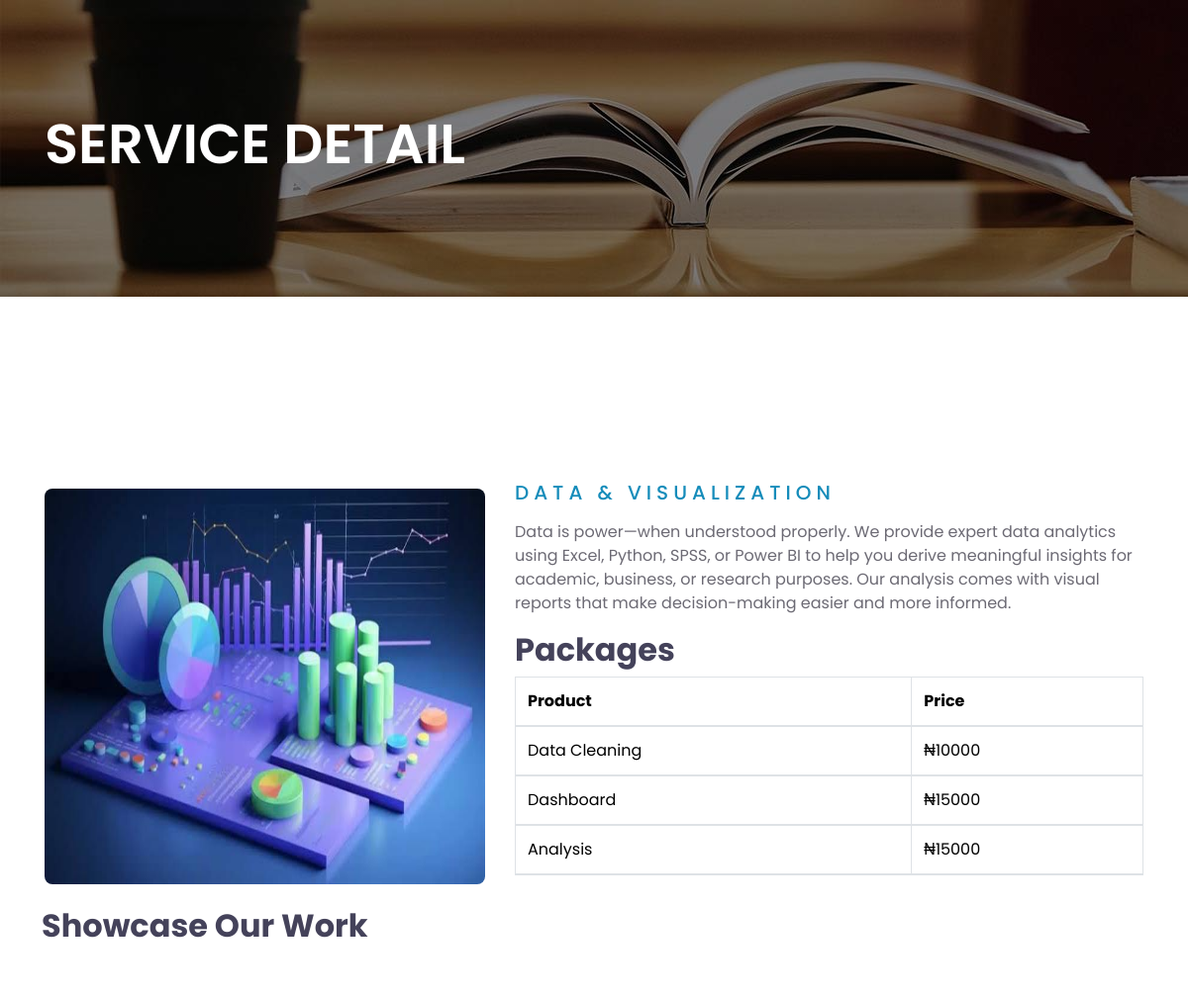
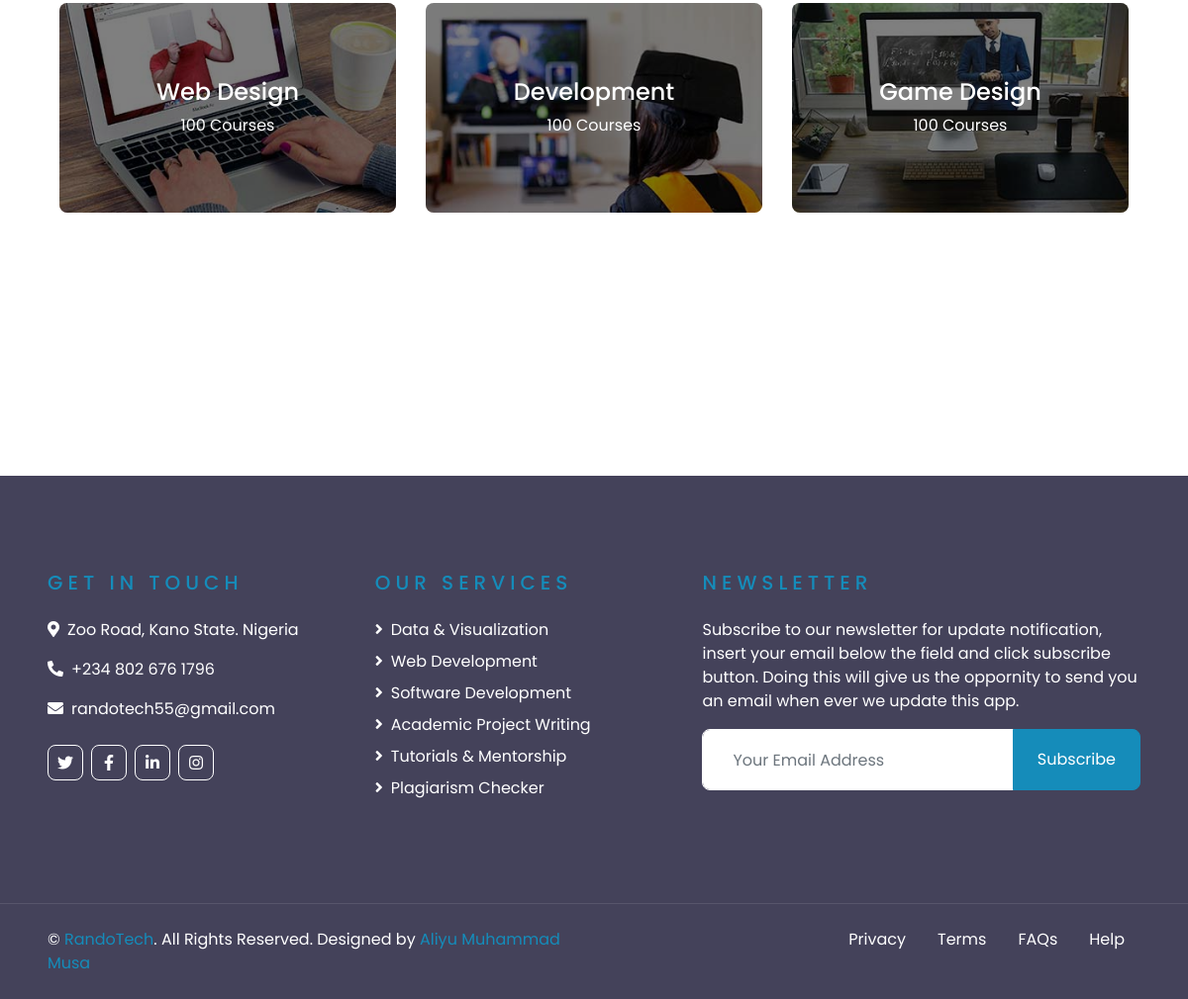
The app's page /services/1/, older data (2 pictures, top to bottom).
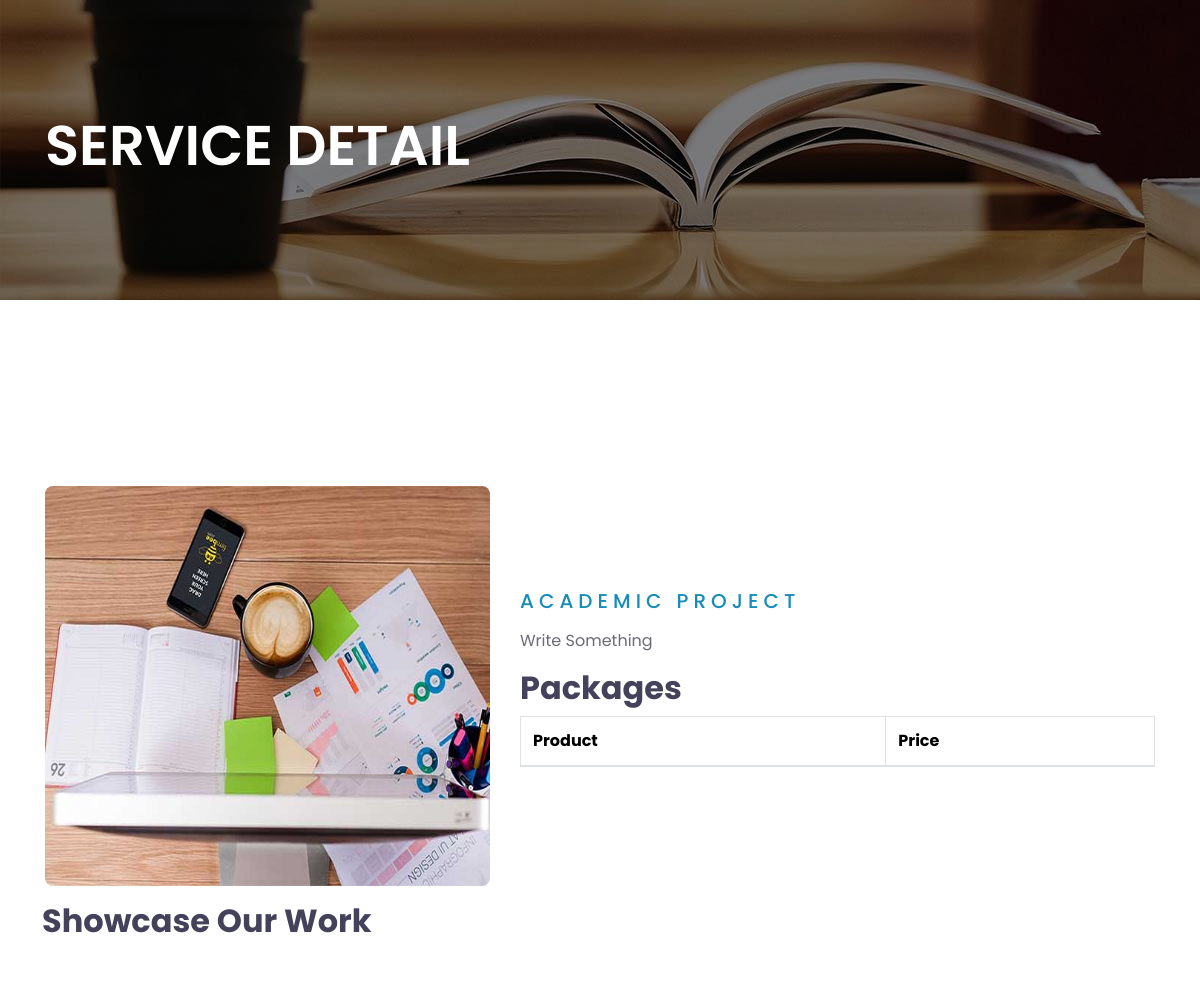
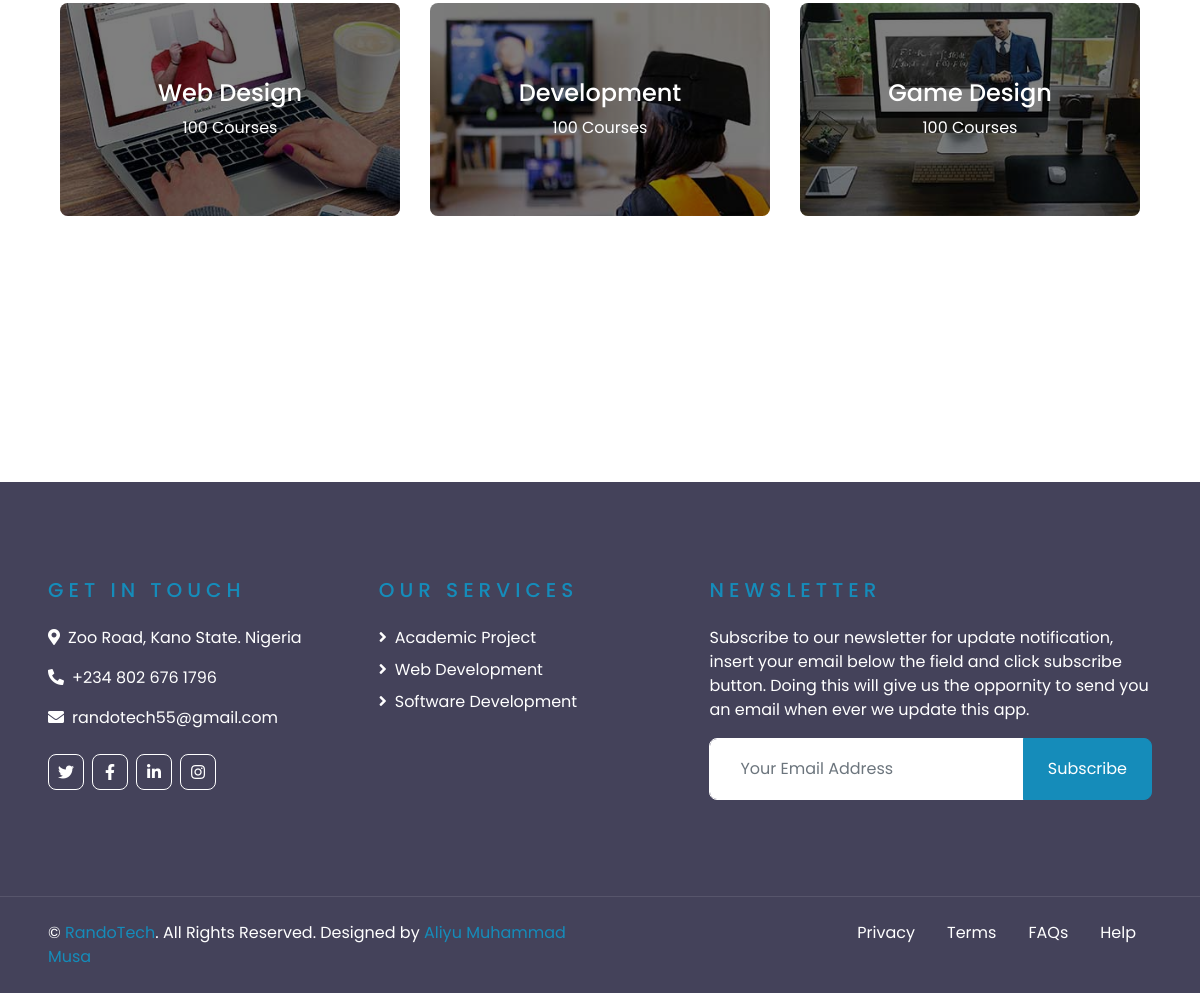
The same page, newer data (2 pictures, top to bottom).
### core/models.py (models this page shows, shortened)
class Service(models.Model):
    name = models.CharField(max_length=50)
    description = models.TextField(default='Write Something')
    price1 = models.IntegerField(default=0)
    price2 = models.IntegerField(default=0)
    price3 = models.IntegerField(default=0)
    price4 = models.IntegerField(default=0)
    price5 = models.IntegerField(default=0)
    cover_img = models.ImageField(upload_to='img/post_cover', default='image')
    img1 = models.ImageField(upload_to='img/img', default='img/post_cover/image_1.jpg')
    img2 = models.ImageField(upload_to='img/img', default='img/post_cover/image_1.jpg')
    img3 = models.ImageField(upload_to='img/img', default='img/post_cover/image_1.jpg')
    img4 = models.ImageField(upload_to='img/img', default='img/post_cover/image_1.jpg')
    def get_absolute_url(self):
        return reverse("core:service_detail", kwargs={"id": self.id})

class Package(models.Model):
    service = models.ForeignKey(Service, on_delete=models.CASCADE, related_name='packages', default=2)
    name = models.CharField(max_length=50, default='product')
    price = models.IntegerField(default=0)

### core/views.py (the view)
# urls.py: path('services/<int:id>/', ServiceDetailView, name='service_detail'),
def ServiceDetailView(request, id):
    service = get_object_or_404(Service, id=id)
    services = Service.objects.all()
    package = Package.objects.all()
    context = {
        'service' : service,
        'services' : services,
        'package' : package,
    }
    return render(request, 'core/service_detail.html', context)

### core/templates/core/service_detail.html (shortened to what the changed rows need)
<!DOCTYPE html>
<html lang="en">
  {% load static %}
  <head>
    <link
      href="https://cdnjs.cloudflare.com/ajax/libs/font-awesome/5.10.0/css/all.min.css"
      rel="stylesheet"
    />
    <link
      href="{% static 'lib/owlcarousel/assets/owl.carousel.min.css' %}"
      rel="stylesheet"
    />
    <link
      href="https://cdn.jsdelivr.net/npm/bootstrap@5.3.7/dist/css/bootstrap.min.css"
      rel="stylesheet"
    />
    <link href="{% static 'css/style.css' %}" rel="stylesheet" />
  </head>
    <div class="container-fluid py-5">
        <div class="container py-5">
            <div class="row align-items-center">
                <div class="col-lg-5">
                    <img class="img-fluid rounded mb-4 mb-lg-0" style="height: 25em; width: 100%;" src="{{service.cover_img.url}}" alt="">
                </div>
                <div class="col-lg-7">
                    <div class="text-left mb-3">
                        <h5 class="text-primary text-uppercase mb-3" style="letter-spacing: 5px;">{{service.name}}</h5>
                    </div>
                    <p class="mb-3">{{service.description}}</p>
                    <h2>Packages</h2>
                    <table class="table table-bordered">
                        <thead>
                            <tr>
                                <th>Product</th>
                                <th>Price</th>
                            </tr>
                            {% for p in service.packages.all %}
                            <tr>
                              <td>{{p.name}}</td>
                              <td>&#8358;{{p.price}}</td>
                            </tr>
                            {% endfor %}
                        </thead>
                    </table>
                </div>
                <h2 class="mt-3">Showcase Our Work</h2>
            </div>
        </div>
    </div>
    <div
      class="container-fluid bg-dark text-white py-5 px-sm-3 px-lg-5"
      style="margin-top: 90px"
    >
      <div class="row pt-5">
        <div class="col-lg-7 col-md-12">
          <div class="row">
            <div class="col-md-6 mb-5">
              <div class="d-flex flex-column justify-content-start">
                {% for s in services %}
          <a href="{{ s.get_absolute_url }}" class="text-white mb-2"><i class="fa fa-angle-right mr-2"></i>{{s.name}}</a>
          {% endfor %}
              </div>
            </div>
          </div>
        </div>
      </div>
    </div>
  </body>
</html>

Row changes from the older to the newer data that the page shows:
removed Package: name "Data Cleaning", price "10000"
removed Package: name "Dashboard", price "15000"
removed Package: name "Analysis", price "15000"
removed Service: name "Academic Project Writing"
removed Service: name "Tutorials & Mentorship"
removed Service: name "Plagiarism Checker"
changed Service: cover_img: a different picture; name "DATA & VISUALIZATION" → "ACADEMIC PROJECT"; description "Data is power—when understood properly. We provide expert data analytics using Excel, Python, SPSS, or Power BI to help you derive meaningful insights for academic, business, or research purposes. Our analysis comes with visual reports that make decision-making easier and more informed." → "Write Something"; name "Data & Visualization" → "Academic Project"
